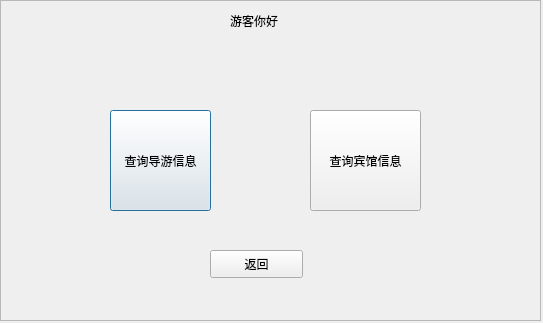
<?xml version="1.0" encoding="UTF-8"?>
<ui version="4.0">
 <class>Dialog</class>
 <widget class="QDialog" name="Dialog">
  <property name="geometry">
   <rect>
    <x>0</x>
    <y>0</y>
    <width>543</width>
    <height>323</height>
   </rect>
  </property>
  <property name="windowTitle">
   <string>Dialog</string>
  </property>
  <widget class="QFrame" name="frame">
   <property name="geometry">
    <rect>
     <x>0</x>
     <y>0</y>
     <width>541</width>
     <height>321</height>
    </rect>
   </property>
   <property name="frameShape">
    <enum>QFrame::StyledPanel</enum>
   </property>
   <property name="frameShadow">
    <enum>QFrame::Raised</enum>
   </property>
   <widget class="QLabel" name="label">
    <property name="geometry">
     <rect>
      <x>230</x>
      <y>10</y>
      <width>71</width>
      <height>21</height>
     </rect>
    </property>
    <property name="text">
     <string>游客你好</string>
    </property>
   </widget>
   <widget class="QPushButton" name="pushButton">
    <property name="geometry">
     <rect>
      <x>110</x>
      <y>110</y>
      <width>101</width>
      <height>101</height>
     </rect>
    </property>
    <property name="text">
     <string>查询导游信息</string>
    </property>
   </widget>
   <widget class="QPushButton" name="pushButton_2">
    <property name="geometry">
     <rect>
      <x>310</x>
      <y>110</y>
      <width>111</width>
      <height>101</height>
     </rect>
    </property>
    <property name="text">
     <string>查询宾馆信息</string>
    </property>
   </widget>
   <widget class="QPushButton" name="pushButton_3">
    <property name="geometry">
     <rect>
      <x>210</x>
      <y>250</y>
      <width>93</width>
      <height>28</height>
     </rect>
    </property>
    <property name="text">
     <string>返回</string>
    </property>
   </widget>
  </widget>
 </widget>
 <resources/>
 <connections/>
</ui>
